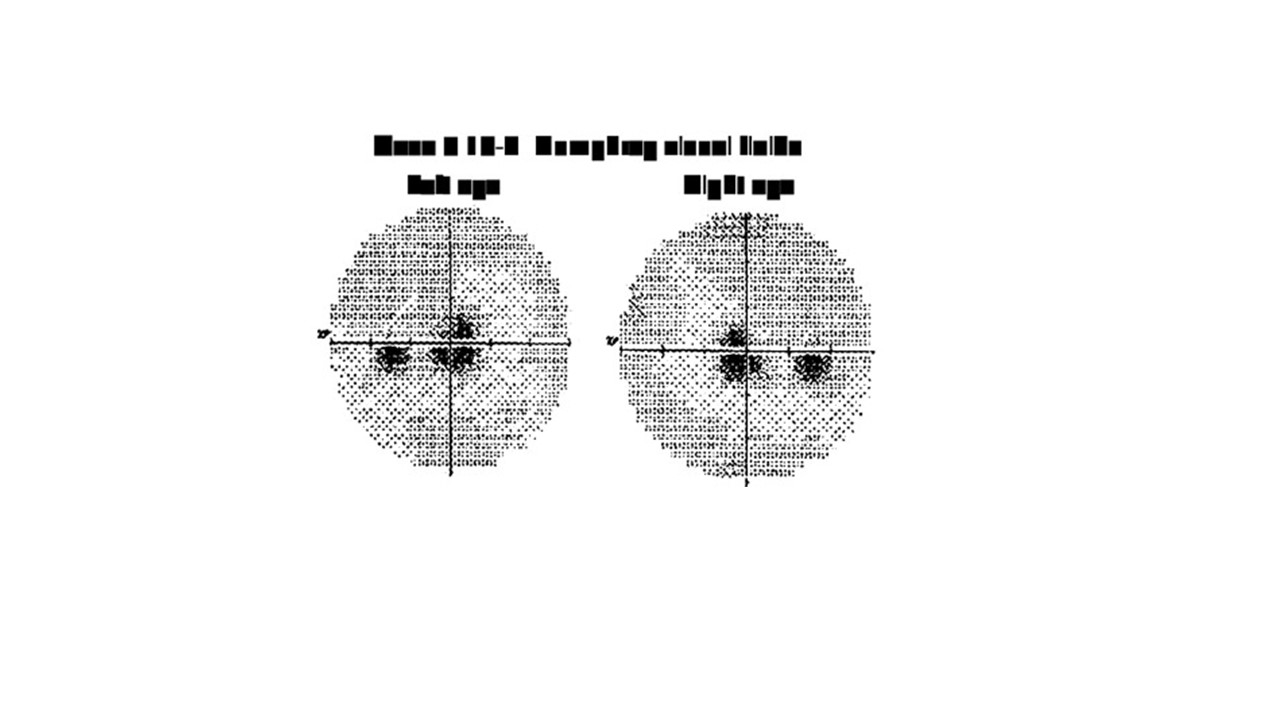
#> input picture Dataset/Central_scotoma/central (1).jpg, 1280 x 720 px, found by its file name
$ python image_croping.py
#> lines starting #> are read from the running program, lines starting #| are printed output that depends on the picture
import cv2
import os
import glob
import image_slicer
import matplotlib.pyplot as plt
"""
# [9 lines of commented-out code are left out]
from PIL import Image

dir = sorted(glob.glob('C:/Users/masyi/Documents/eye(training)/6-turnel_vission/*'))

for path in dir:
# Opens a image in RGB mode
    im = Image.open(path)

# Size of the image in pixels (size of orginal image)
# (This is not mandatory)
    width, height = im.size
    print(width)
    print(height)
    if width == 1280:
# Setting the points for cropped image
        left = 100
        top = 50
        right = 1200
        bottom = 630

# Cropped image of above dimension
# (It will not change orginal image)
        im1 = im.crop((left, top, right, bottom))

# Shows the image in image viewer
        im1.show()
        data = image_slicer.slice(im1, 2, save = False)
        name = 'C:/Users/masyi/Documents/turnel/' + str(count) + '.jpg'
        image_slicer.save_tiles(data, name)
    else:
        # [4 lines of commented-out code are left out]

"""
import numpy as np
import cv2

#dir = sorted(glob.glob('C:/Users/masyi/Documents/eye(training)/6-turnel_vission/*'))

#count = 0
#for path in dir:
image = cv2.imread('C:/Users/masyi/Documents/eye(training)/1-central_scotoma/central (1).jpg')
#> image is the input picture: shape (720, 1280, 3); min 0, max 255, mean 244.8
y=200
x=300
h=300
w=600
crop = image[y:y+h, x:x+w]
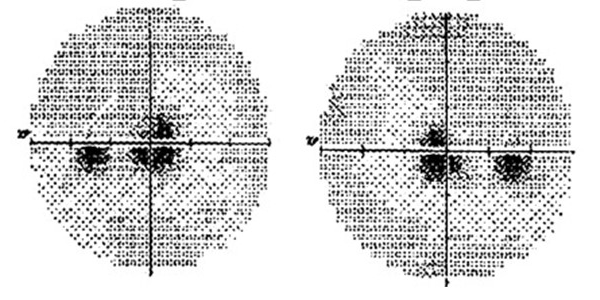
#> crop: shape (300, 600, 3); min 0, max 255, mean 214.7
cv2.imshow('Image', crop)
cv2.waitKey(0)
#> (the run stopped early here; a loop or call above may not have finished)

$ run again, with Dataset/Central_scotoma/central (10).JPG copied over Dataset/Central_scotoma/central (1).jpg
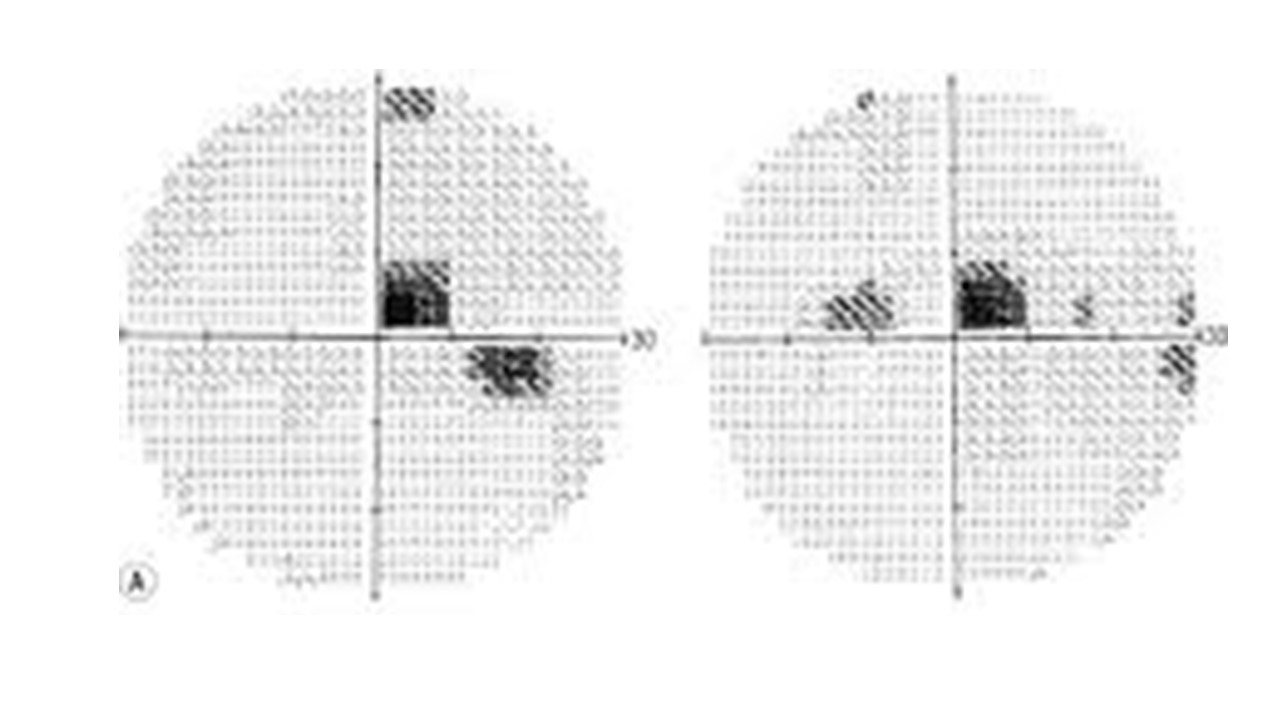
#> input picture Dataset/Central_scotoma/central (10).JPG, 1280 x 720 px, found by its file name
#> image is the input picture: shape (720, 1280, 3); min 0, max 255, mean 240.6
#> `crop = image[y:y+h, x:x+w]`:
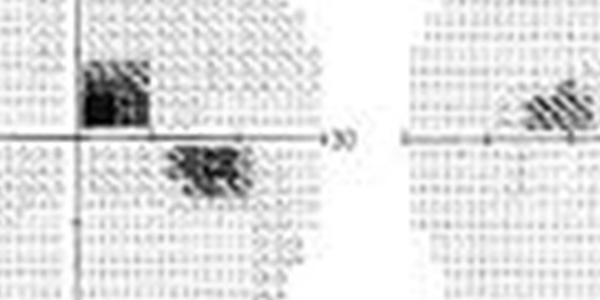
#> crop: shape (300, 600, 3); min 0, max 255, mean 225.3

$ run again, with Dataset/Central_scotoma/central (11).JPG copied over Dataset/Central_scotoma/central (1).jpg
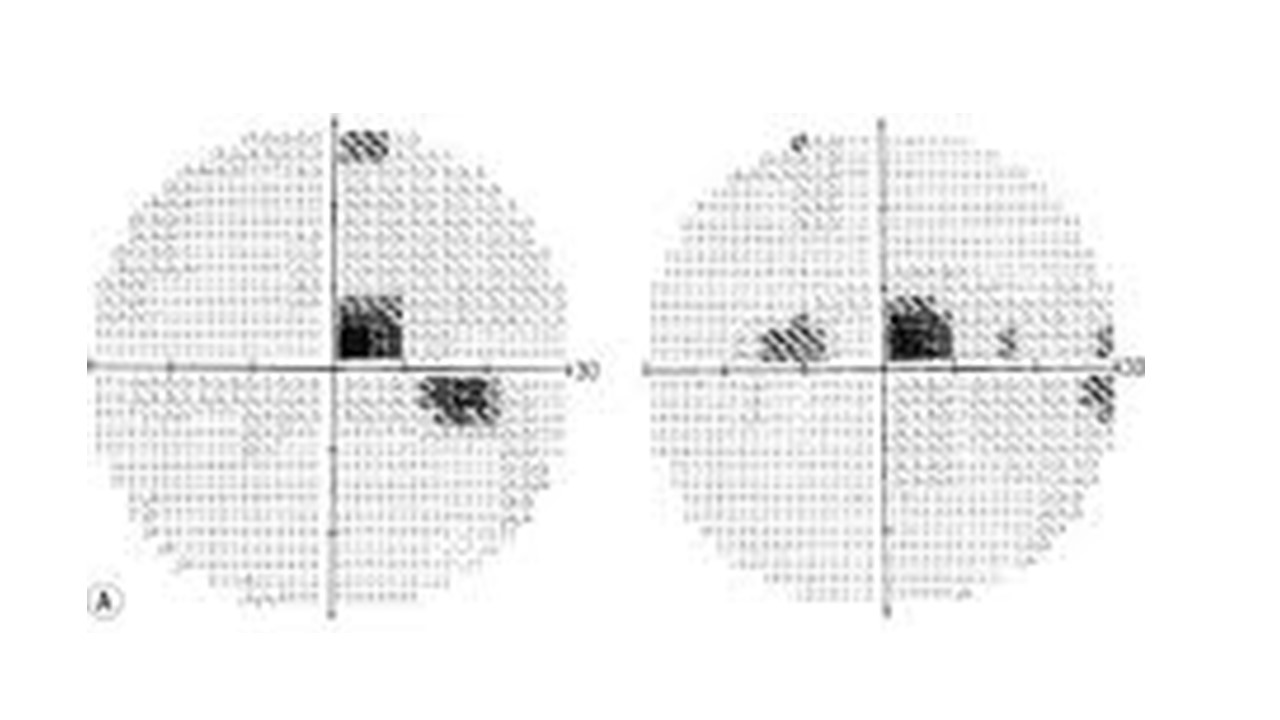
#> input picture Dataset/Central_scotoma/central (11).JPG, 1280 x 720 px, found by its file name
#> image is the input picture: shape (720, 1280, 3); min 0, max 255, mean 241.9
#> `crop = image[y:y+h, x:x+w]`:
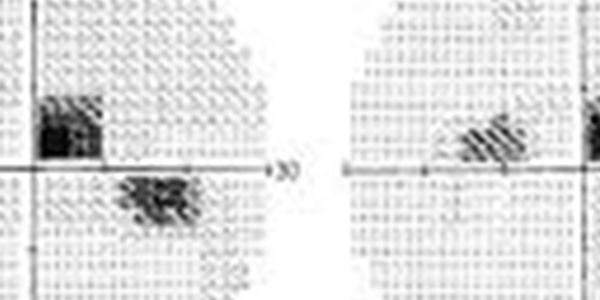
#> crop: shape (300, 600, 3); min 0, max 255, mean 224.8
